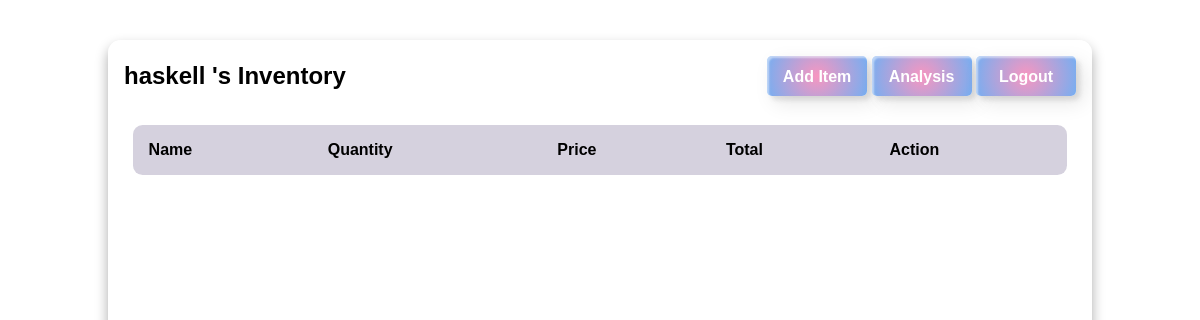
Page /dashboard (signed in) on the earlier database version.
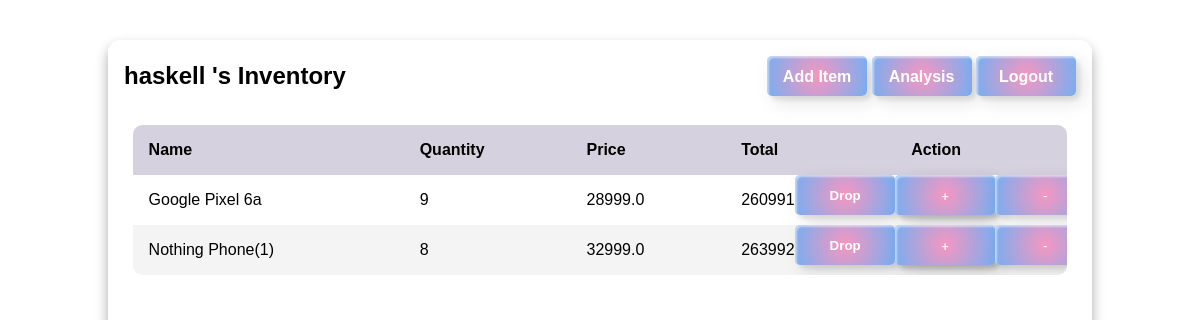
Same page on the later database version.
### main.py (models this page shows)
class User(db.Model, UserMixin):
    id = db.Column(db.Integer, primary_key=True)
    username = db.Column(db.String(25), nullable=False, unique=True)
    password = db.Column(db.String(80), nullable=False, unique=True)

### tables this page shows
CREATE TABLE haskell (
	id INTEGER NOT NULL, 
	name VARCHAR(100) NOT NULL, 
	quantity INTEGER NOT NULL, 
	price FLOAT NOT NULL, 
	user_id INTEGER, 
	PRIMARY KEY (id), 
	FOREIGN KEY(user_id) REFERENCES user (id)
);

### main.py (the view)
@app.route('/dashboard')
@login_required
def dashboard():
    table_name = current_user.username.replace(' ', '_').lower()
    table_name = ''.join(c for c in table_name if c.isalnum())  # Remove special characters from table name
    engine = db.get_engine()
    inspector = db.inspect(engine)
    if inspector.has_table(table_name):
        table = Table(table_name, metadata, autoload=True, autoload_with=engine)
        query = select([table])
        items = db.engine.execute(query)
        return render_template('dashboard.html', items=items)
    return render_template('dashboard.html', items=None)

### main.py (called while the page is built)
@login_manager.user_loader
def load_user(user_id):
    return User.query.get(int(user_id))

### templates/dashboard.html (shortened to what this page needs)
<html>
  <head>
    <link rel = "stylesheet" type = "text/css" href = "{{ url_for('static', filename='dash-style.css')}}">
  </head>
  <body>
    <main class = "table">
    <section class = "header">
      <h1>{{current_user.username}} 's Inventory</h1>
      <div class = "buttons">
      <a href="{{url_for('add')}}" class = "btn"><span>Add Item</span></a>
      <a href="{{url_for('analysis')}}" class = "btn"><span>Analysis</span></a>
      <a href = "{{url_for('logout')}}" class = "btn"><span>Logout</span></a>
      </div>
    </section>
    <section class = "body">
      <table>
        <thead>
          <tr>
            <th>Name</th>
            <th>Quantity</th>
            <th>Price</th>
            <th>Total</th>
            <th>Action</th>
          </tr>
        </thead>
        <tbody>
            {% for item in items %}
            <tr>
                <td>{{ item.name }}</td>
                <td>{{ item.quantity }}</td>
                <td>{{ item.price }}</td>
                <td>{{ item.quantity * item.price }}</td>
                <td class = "btn db">
                    <form action="{{ url_for('drop', item_id=item.id) }}" method="post">
                        <button type="submit" class = "btn"><span>Drop</span></button>
                    </form>
                  <form action="{{ url_for('increment') }}" method="POST">
              <button type="submit" class="btn">+</button>
            </form>
            <form action="{{ url_for('decrement') }}" method="POST">
              <button type="submit" class="btn">-</button>
            </form>
                </td>
            </tr>
            {% endfor %}
        </tbody>
      </table>
    </section>
  </main>
  </body>
</html>

### static/dash-style.css (style rules this page uses)
* { margin: 0; padding: 0; box-sizing: border-box; font-family: sans-serif; }
body { min-height: 100vh; background: url("https://website.taruns12.repl.co/static/banner.jpg") center/cover; display: flex; justify-content: center; align-items: center; }
main.table { width: 82vw; height: 90vh; background-color: #fff5; backdrop-filter: blur(7px); box-shadow: 0 .4rem .8rem #0005; border-radius: .8rem; overflow: hidden; }
.header { width: 100%; height: 10%; background-color: #fff4; padding: .8rem 1rem; display: flex; align-items: center; }
.buttons { margin-left: auto; }
.body { width: 95%; max-height: calc(89% - 1.6rem); background-color: #fffb; margin: .8rem auto; border-radius: .6rem; overflow: auto; overflow: overlay; }
table { width: 100%; }
table, th, td { border-collapse: collapse; padding: 1rem; text-align: left; }
thead th { position: sticky; top: 0; left: 0; background-color: #d5d1defe; cursor: pointer; text-transform: capitalize; }
tbody tr:nth-child(even) { background-color: #0000000b; }
tbody tr { --delay: .1s; transition: .5s ease-in-out var(--delay), background-color 0s; }
tbody tr td, tbody tr td p, tbody tr td img { transition: .2s ease-in-out; }
.btn.db { display: flex; justify-content: center; align-items: center; }
.btn { width: 100px; height: 40px; color: #fff; border-radius: 5px; padding: 10px 25px; font-family: 'Lato', sans-serif; font-weight: 500; background: transparent; cursor: pointer; transition: all 0.3s ease; position: relative; display: inline-block; box-shadow:inset 2px 2px 2px 0px rgba(255,255,255,.5), 7px 7px 20px 0px rgba(0,0,0,.1), 4px 4px 5px 0px rgba(0,0,0,.1); outline: none; }
a:link { color: white; background-color: transparent; text-decoration: none; }
.btn { background: rgb(247,150,192); background: radial-gradient(circle, rgba(247,150,192,1) 0%, rgba(118,174,241,1) 100%); line-height: 42px; padding: 0; border: none; text-align: center; font-weight: 600; }
.btn span { position: relative; display: block; width: 100%; height: 100%; }
.btn:before, .btn:after { position: absolute; content: ""; height: 0%; width: 1px; box-shadow: -1px -1px 20px 0px rgba(255,255,255,1), -4px -4px 5px 0px rgba(255,255,255,1), 7px 7px 20px 0px rgba(0,0,0,.4), 4px 4px 5px 0px rgba(0,0,0,.3); }
.btn:before { right: 0; top: 0; transition: all 500ms ease; }
.btn:after { left: 0; bottom: 0; transition: all 500ms ease; }
.btn span:before, .btn span:after { position: absolute; content: ""; box-shadow: -1px -1px 20px 0px rgba(255,255,255,1), -4px -4px 5px 0px rgba(255,255,255,1), 7px 7px 20px 0px rgba(0,0,0,.4), 4px 4px 5px 0px rgba(0,0,0,.3); }
.btn span:before { left: 0; top: 0; width: 0%; height: .5px; transition: all 500ms ease; }
.btn span:after { right: 0; bottom: 0; width: 0%; height: .5px; transition: all 500ms ease; }

Differences in the rows shown:
added haskell: name "Google Pixel 6a", quantity "9", price "28999.0", item.quantity*item.price "260991.0"
added haskell: name "Nothing Phone(1)", quantity "8", price "32999.0", item.quantity*item.price "263992.0"
